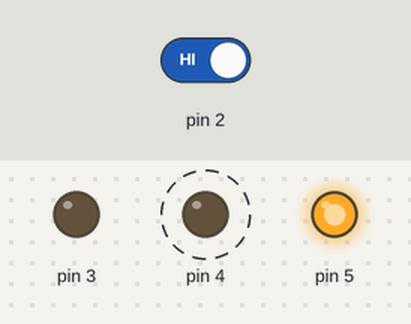
A sketch run on a simulated Arduino Uno, built with avr-gcc and run on an emulated ATmega328P. Shown: output pins drawn as LEDs (lit = HIGH). Dashed ring = blinking. Inputs (shaded band) come from the test bench; at power-on: pin 2 HIGH.

Above: at 3.25 s.
3.3 s: pin 2 driven LOW
At 4.5 s:
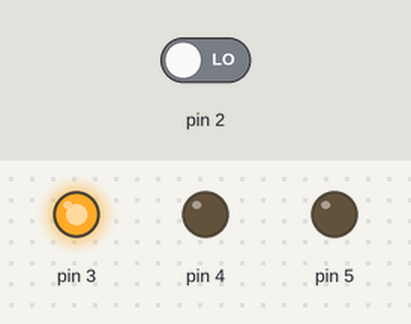
5.1 s: pin 2 driven HIGH
At 5.25 s:
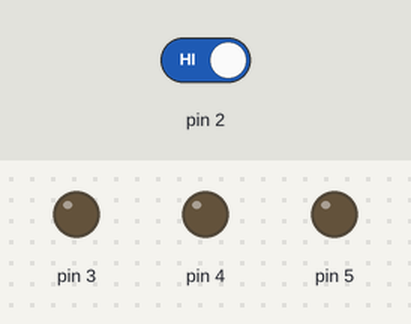
At 6.2 s:
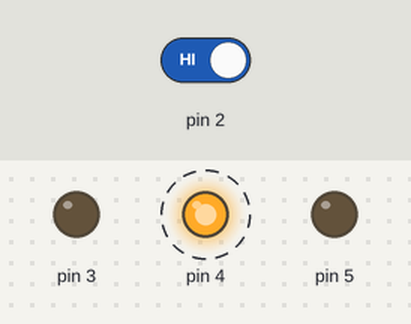
Timing chart, 0 to 14.6 s (numbered marks = the images above; inputs shaded):
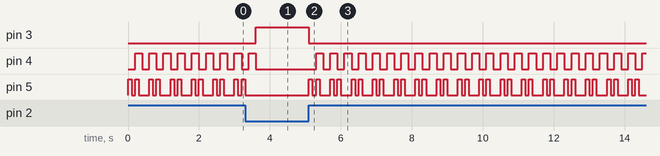

Measured:
- after the input at 3.3 s, pin 3: LOW → HIGH after 0.30 s; pin 4: goes on until 3.6 s, then stays LOW; pin 5: goes on until 3.3 s, then stays LOW
- after the input at 5.1 s, pin 3: HIGH → LOW at once; pin 4: alternates HIGH for 0.20 s and LOW for 0.20 s, starting after 0.20 s; pin 5: LOW → HIGH at once, then repeats every 0.60 s: LOW 0.10 s, HIGH 0.10 s, LOW 0.30 s, HIGH 0.10 s
- by itself, pin 4: alternates HIGH for 0.20 s and LOW for 0.20 s
- by itself, pin 5: repeats every 0.60 s: LOW 0.10 s, HIGH 0.10 s, LOW 0.30 s, HIGH 0.10 s

The sketch:

02-starship-interface.ino
```cpp
int switchState = LOW;

void setup() {
  pinMode(2, INPUT);
  pinMode(3, OUTPUT);
  pinMode(4, OUTPUT);
  pinMode(5, OUTPUT);
}

void loop() {
  switchState = digitalRead(2);

  if (switchState == LOW) {
    digitalWrite(3, HIGH);
    digitalWrite(4, LOW);
    digitalWrite(5, LOW);
  } else {
    digitalWrite(3, LOW);
    digitalWrite(4, LOW);
    digitalWrite(5, HIGH);
    delay(100);
    digitalWrite(5, LOW);
    delay(100);
    digitalWrite(4, HIGH);
    digitalWrite(5, HIGH);
    delay(100);
    digitalWrite(5, LOW);
    delay(100);
    digitalWrite(4, LOW);
    delay(200);
    digitalWrite(4, HIGH);
    digitalWrite(5, HIGH);
    delay(100);
    digitalWrite(5, LOW);
    delay(100);
    digitalWrite(4, LOW);
    digitalWrite(5, HIGH);
    delay(100);
    digitalWrite(5, LOW);
    delay(100);
    digitalWrite(4, HIGH);
    delay(200);
  }
}
```
